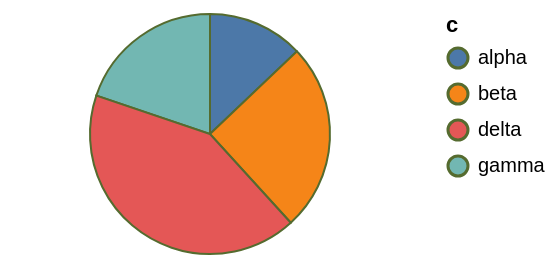

The Vega-Lite source for this figure:
### Vega-Lite specification from a JSON file in a GitHub repository (floating-point values rounded to 4 significant figures)
{"$schema": "https://vega.github.io/schema/vega-lite/v6.json", "width": 200, "height": 120, "data": {"values": [{"c": "alpha", "v": 28, "w": 3, "t": "2024-01-07"}, {"c": "beta", "v": 55, "w": 7, "t": "2024-03-19"}, {"c": "gamma", "v": 43, "w": 5, "t": "2024-06-02"}, {"c": "delta", "v": 91, "w": 9, "t": "2024-09-11"}]}, "mark": "arc", "encoding": {"theta": {"field": "v", "type": "quantitative"}, "color": {"field": "c", "type": "nominal"}}, "config": {"arc": {"stroke": "darkolivegreen"}}}
